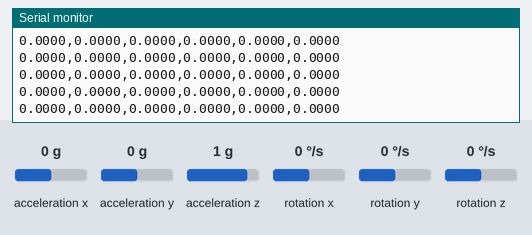
The sketch below on a simulated ESP32-C3. On the bench: the last lines printed to the serial monitor. Inputs (shaded band) come from the test bench; at power-on: acceleration x 0 g, acceleration y 0 g, acceleration z 1 g, rotation x 0 °/s, rotation y 0 °/s, rotation z 0 °/s.

Above: at 11.3 s.
11.4 s: acceleration x set to -1.4 g
At 11.9 s:
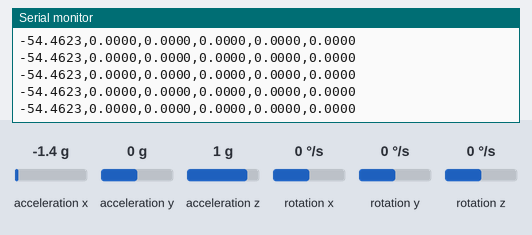
12.9 s: acceleration y set to -1.4 g
At 13.6 s:
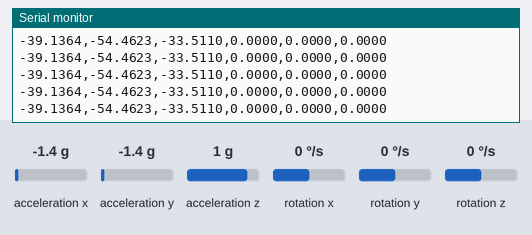
14.4 s: acceleration z set to -1.4 g
At 15.3 s:
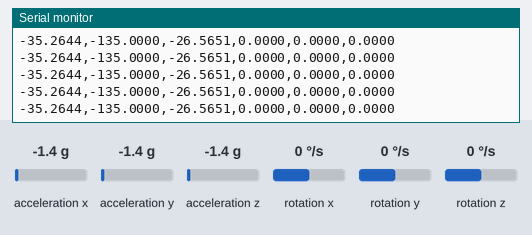
15.9 s: acceleration z set to 0 g
At 16.7 s:
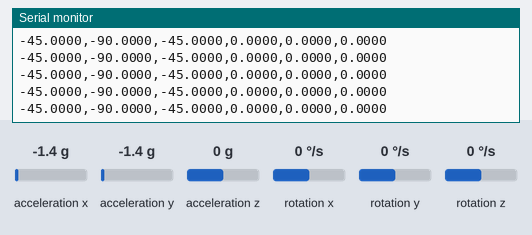
18.9 s: rotation x set to -192 °/s
At 19.7 s:
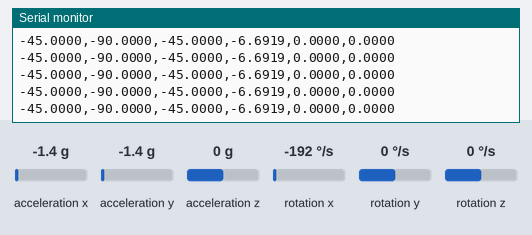
Timing chart, 0 to 21.4 s (numbered marks = the images above; inputs shaded):
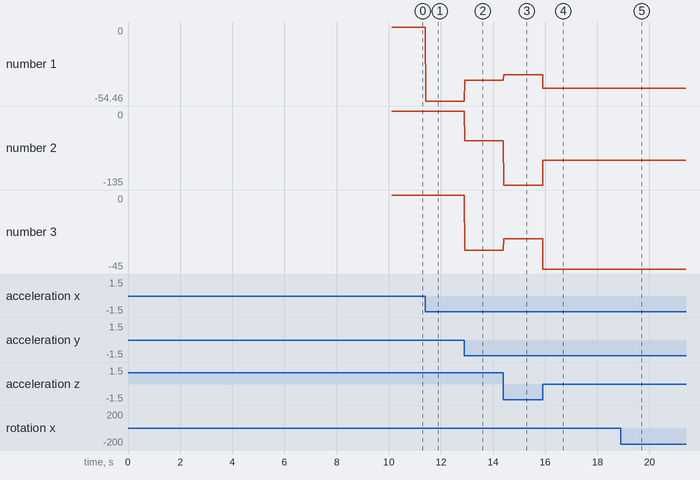

The sketch:

GY86_sample_2.ino
```cpp
#include <Wire.h>
#include "I2Cdev.h"
#include "MPU6050_6Axis_MotionApps20.h"

// ---------------------------
// 硬件 & DMP 相关
MPU6050 mpu;

bool dmpReady = false;      // DMP 是否初始化成功
uint8_t mpuIntStatus;       // 中断状态
uint8_t devStatus;          // DMP 初始化状态
uint16_t packetSize;        // 每个 DMP 包的字节数
uint16_t fifoCount;         // FIFO 当前字节数
uint8_t fifoBuffer[64];     // FIFO 缓冲区

bool easymode_enable = true;   //默认开启PID外环

// 姿态相关（四元数 + YPR）
Quaternion q_current;               // 当前姿态四元数
Quaternion q_target;               //  目标姿态四元数
VectorFloat gravity;        // 重力向量
float ypr[3];               // yaw, pitch, roll（单位：弧度）

//陀螺仪数据
int16_t gx_raw, gy_raw, gz_raw;


////////////////////////////////////////////////////
////////////////////////////////////////////////////
////////////////////////////////////////////////////

void setup() {
    Serial.begin(115200);
    delay(1000);

    // ESP32-C3 MINI I2C 引脚：SDA=8, SCL=9
    Wire.begin(8, 9);
    Wire.setClock(400000);

    Serial.println("Initializing I2C devices...");
    mpu.initialize();

    //设置时钟源（飞控必做）,切换到 陀螺仪 PLL 时钟(若不设置, MPU6050 默认使用内部 8MHz RC 振荡器)
    mpu.setClockSource(MPU6050_CLOCK_PLL_XGYRO);
    //设置陀螺仪量程,飞控一般用 ±1000°/s 或 ±500°/s
    mpu.setFullScaleGyroRange(MPU6050_GYRO_FS_1000);
    //设置加速度计量程,默认 ±2g，太小，飞控一般用 ±4g 或 ±8g
    mpu.setFullScaleAccelRange(MPU6050_ACCEL_FS_4);
    //设置硬件低通滤波（DLPF）
    mpu.setDLPFMode(MPU6050_DLPF_BW_98);   // 或 42Hz
    //设置采样率（可选但推荐）
    mpu.setRate(4);   // 200Hz

    Serial.println("Testing device connections...");
    Serial.println(mpu.testConnection() ? "MPU6050 connection successful" : "MPU6050 connection failed");

    Serial.println("Initializing DMP...");
    devStatus = mpu.dmpInitialize();

    // 根据你的实际安装方向做轴/方向校准（这里先用默认值）
    // mpu.setXAccelOffset(...);
    // mpu.setYAccelOffset(...);
    // mpu.setZAccelOffset(...);
    // mpu.setXGyroOffset(...);
    // mpu.setYGyroOffset(...);
    // mpu.setZGyroOffset(...);

    if (devStatus == 0) {
        // 开启 DMP
        mpu.setDMPEnabled(true);
        // 获取中断状态
        mpuIntStatus = mpu.getIntStatus();
        // 获取 DMP 包大小
        packetSize = mpu.dmpGetFIFOPacketSize();
        dmpReady = true;
        Serial.println("DMP ready! Waiting for data...");
    } else {
        Serial.print("DMP Initialization failed (code ");
        Serial.print(devStatus);
        Serial.println(")");
    }

    delay(1000);
    calibrateGyro();  //自动校准陀螺仪零漂

}

void loop() {
    //计算dt
    static uint32_t last_t = micros();      //微秒
    uint32_t now_t = micros();
    float dt = (now_t - last_t) * 1e-6f;    // 转换成秒
    last_t = now_t;

    /////////////获得四元数和陀螺仪角速度/////////////////
    if (!dmpReady) return;
    // 检查 FIFO 中是否有完整包
    fifoCount = mpu.getFIFOCount();
    if (fifoCount < packetSize) {
        // 数据还不够一包，稍等
        return;
    }
    if (fifoCount >= 1024) {
        // FIFO 溢出，清空
        mpu.resetFIFO();
        Serial.println("FIFO overflow!");
        return;
    }
    // 读取一个完整的 DMP 包
    mpu.getFIFOBytes(fifoBuffer, packetSize);
    // 从 DMP 包中解析四元数和重力向量
    mpu.dmpGetQuaternion(&q_current, fifoBuffer);
    mpu.dmpGetGravity(&gravity, &q_current);
    mpu.dmpGetYawPitchRoll(ypr, &q_current, &gravity);
    // ypr[0] = yaw, ypr[1] = pitch, ypr[2] = roll（单位：弧度）
    float yaw   = rad2deg(ypr[0]);
    float pitch = rad2deg(ypr[1]);
    float roll  = rad2deg(ypr[2]);

    //获取陀螺仪数据
    mpu.getRotation(&gx_raw, &gy_raw, &gz_raw);
    // 从LSB 转换为 deg/s
    float gx = gx_raw / 16.4f;
    float gy = gy_raw / 16.4f;
    float gz = gz_raw / 16.4f;
    // 转换为 rad/s（推荐）
    gx *= 0.0174533f;
    gy *= 0.0174533f;
    gz *= 0.0174533f;
    //gx += 0.02f;       /////////校准后还是总偏-0.02


    //打印部分, 定期执行
    static uint32_t lastTick = 0;
    if (millis() - lastTick > 5) {

        Serial.printf("%.4f,%.4f,%.4f,%.4f,%.4f,%.4f\n",
             pitch, roll, yaw, gx, gy, gz);

        lastTick = millis();
    }


}

////////////////////////////////////////////////////
//////////////////FUNCTION//////////////////////////
////////////////////////////////////////////////////
// ---------------------------


//陀螺仪自动校准代码
void calibrateGyro() {
    int32_t gx_sum = 0, gy_sum = 0, gz_sum = 0;
    int16_t gx, gy, gz;

    Serial.println("Calibrating gyro... Keep the device absolutely still!");

    // 采样次数
    const int samples = 2000;

    for (int i = 0; i < samples; i++) {
        mpu.getRotation(&gx, &gy, &gz);
        gx_sum += gx;
        gy_sum += gy;
        gz_sum += gz;
        delay(2);  // 500 Hz 采样
    }

    int16_t gx_offset = -(gx_sum / samples);
    int16_t gy_offset = -(gy_sum / samples);
    int16_t gz_offset = -(gz_sum / samples);

    // 写入 offset
    mpu.setXGyroOffset(gx_offset);
    mpu.setYGyroOffset(gy_offset);
    mpu.setZGyroOffset(gz_offset);

    Serial.println("Gyro calibration done!");
    Serial.print("Offsets: ");
    Serial.print(gx_offset); Serial.print(", ");
    Serial.print(gy_offset); Serial.print(", ");
    Serial.println(gz_offset);
}

// 工具函数：弧度转角度
inline float rad2deg(float r) {
    return r * 180.0f / M_PI;
}
```

Measured:
- after the input at 11.4 s, the serial monitor: prints a new line at once (image 1)
- after the input at 12.9 s, the serial monitor: prints a new line at once (image 2)
- after the input at 14.4 s, the serial monitor: prints a new line at once (image 3)
- after the input at 15.9 s, the serial monitor: prints a new line at once (image 4)
- after the input at 18.9 s, the serial monitor: prints a new line at once (image 5)
- plotted number 1: 0 → -54.46 after the input at 11.4 s, -54.46 → -39.14 after the input at 12.9 s, -39.14 → -35.26 after the input at 14.4 s, -35.26 → -45 after the input at 15.9 s
- plotted number 2: -54.46 → -135 after the input at 14.4 s, -135 → -90 after the input at 15.9 s
- plotted number 3: 0 → -33.51 after the input at 12.9 s, -33.51 → -26.57 after the input at 14.4 s, -26.57 → -45 after the input at 15.9 s
